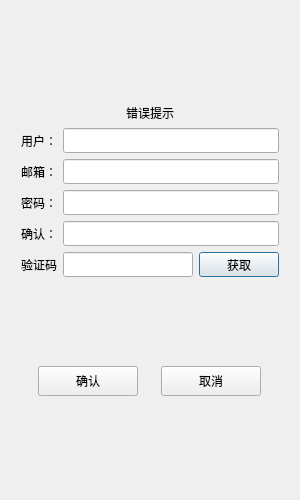
<?xml version="1.0" encoding="UTF-8"?>
<ui version="4.0">
 <class>RegisterDialog</class>
 <widget class="QDialog" name="RegisterDialog">
  <property name="geometry">
   <rect>
    <x>0</x>
    <y>0</y>
    <width>300</width>
    <height>500</height>
   </rect>
  </property>
  <property name="minimumSize">
   <size>
    <width>300</width>
    <height>500</height>
   </size>
  </property>
  <property name="maximumSize">
   <size>
    <width>300</width>
    <height>500</height>
   </size>
  </property>
  <property name="windowTitle">
   <string>Dialog</string>
  </property>
  <layout class="QVBoxLayout" name="verticalLayout_2">
   <item>
    <layout class="QVBoxLayout" name="verticalLayout">
     <property name="leftMargin">
      <number>10</number>
     </property>
     <property name="topMargin">
      <number>10</number>
     </property>
     <property name="rightMargin">
      <number>10</number>
     </property>
     <property name="bottomMargin">
      <number>10</number>
     </property>
     <item>
      <spacer name="verticalSpacer_2">
       <property name="orientation">
        <enum>Qt::Vertical</enum>
       </property>
       <property name="sizeHint" stdset="0">
        <size>
         <width>20</width>
         <height>40</height>
        </size>
       </property>
      </spacer>
     </item>
     <item>
      <widget class="QLabel" name="err_tip">
       <property name="text">
        <string>错误提示</string>
       </property>
       <property name="alignment">
        <set>Qt::AlignCenter</set>
       </property>
      </widget>
     </item>
     <item>
      <layout class="QHBoxLayout" name="horizontalLayout_2">
       <item>
        <widget class="QLabel" name="user_label">
         <property name="minimumSize">
          <size>
           <width>0</width>
           <height>25</height>
          </size>
         </property>
         <property name="maximumSize">
          <size>
           <width>16777215</width>
           <height>25</height>
          </size>
         </property>
         <property name="text">
          <string>用户：</string>
         </property>
        </widget>
       </item>
       <item>
        <widget class="QLineEdit" name="user_edit">
         <property name="minimumSize">
          <size>
           <width>0</width>
           <height>25</height>
          </size>
         </property>
         <property name="maximumSize">
          <size>
           <width>16777215</width>
           <height>25</height>
          </size>
         </property>
        </widget>
       </item>
      </layout>
     </item>
     <item>
      <layout class="QHBoxLayout" name="horizontalLayout_3">
       <item>
        <widget class="QLabel" name="email_label">
         <property name="minimumSize">
          <size>
           <width>0</width>
           <height>25</height>
          </size>
         </property>
         <property name="maximumSize">
          <size>
           <width>16777215</width>
           <height>25</height>
          </size>
         </property>
         <property name="text">
          <string>邮箱：</string>
         </property>
        </widget>
       </item>
       <item>
        <widget class="QLineEdit" name="email_edit">
         <property name="minimumSize">
          <size>
           <width>0</width>
           <height>25</height>
          </size>
         </property>
         <property name="maximumSize">
          <size>
           <width>16777215</width>
           <height>25</height>
          </size>
         </property>
        </widget>
       </item>
      </layout>
     </item>
     <item>
      <layout class="QHBoxLayout" name="horizontalLayout_5">
       <item>
        <widget class="QLabel" name="password_label">
         <property name="minimumSize">
          <size>
           <width>0</width>
           <height>25</height>
          </size>
         </property>
         <property name="maximumSize">
          <size>
           <width>16777215</width>
           <height>25</height>
          </size>
         </property>
         <property name="text">
          <string>密码：</string>
         </property>
        </widget>
       </item>
       <item>
        <widget class="QLineEdit" name="password_edit">
         <property name="minimumSize">
          <size>
           <width>0</width>
           <height>25</height>
          </size>
         </property>
         <property name="maximumSize">
          <size>
           <width>16777215</width>
           <height>25</height>
          </size>
         </property>
         <property name="echoMode">
          <enum>QLineEdit::Password</enum>
         </property>
        </widget>
       </item>
      </layout>
     </item>
     <item>
      <layout class="QHBoxLayout" name="horizontalLayout_6">
       <item>
        <widget class="QLabel" name="confirm_password_label">
         <property name="minimumSize">
          <size>
           <width>0</width>
           <height>25</height>
          </size>
         </property>
         <property name="maximumSize">
          <size>
           <width>16777215</width>
           <height>25</height>
          </size>
         </property>
         <property name="text">
          <string>确认：</string>
         </property>
        </widget>
       </item>
       <item>
        <widget class="QLineEdit" name="confirm_password_edit">
         <property name="minimumSize">
          <size>
           <width>0</width>
           <height>25</height>
          </size>
         </property>
         <property name="maximumSize">
          <size>
           <width>16777215</width>
           <height>25</height>
          </size>
         </property>
         <property name="echoMode">
          <enum>QLineEdit::Password</enum>
         </property>
        </widget>
       </item>
      </layout>
     </item>
     <item>
      <layout class="QHBoxLayout" name="horizontalLayout_4">
       <item>
        <widget class="QLabel" name="verify_code_label">
         <property name="minimumSize">
          <size>
           <width>0</width>
           <height>25</height>
          </size>
         </property>
         <property name="maximumSize">
          <size>
           <width>16777215</width>
           <height>25</height>
          </size>
         </property>
         <property name="text">
          <string>验证码</string>
         </property>
        </widget>
       </item>
       <item>
        <widget class="QLineEdit" name="verify_code_edit">
         <property name="minimumSize">
          <size>
           <width>0</width>
           <height>25</height>
          </size>
         </property>
         <property name="maximumSize">
          <size>
           <width>16777215</width>
           <height>25</height>
          </size>
         </property>
        </widget>
       </item>
       <item>
        <widget class="QPushButton" name="verify_code_button">
         <property name="minimumSize">
          <size>
           <width>0</width>
           <height>25</height>
          </size>
         </property>
         <property name="maximumSize">
          <size>
           <width>16777215</width>
           <height>25</height>
          </size>
         </property>
         <property name="text">
          <string>获取</string>
         </property>
        </widget>
       </item>
      </layout>
     </item>
     <item>
      <spacer name="verticalSpacer">
       <property name="orientation">
        <enum>Qt::Vertical</enum>
       </property>
       <property name="sizeHint" stdset="0">
        <size>
         <width>20</width>
         <height>40</height>
        </size>
       </property>
      </spacer>
     </item>
     <item>
      <layout class="QHBoxLayout" name="horizontalLayout">
       <item>
        <widget class="QPushButton" name="confirm_button">
         <property name="minimumSize">
          <size>
           <width>100</width>
           <height>30</height>
          </size>
         </property>
         <property name="maximumSize">
          <size>
           <width>100</width>
           <height>30</height>
          </size>
         </property>
         <property name="text">
          <string>确认</string>
         </property>
        </widget>
       </item>
       <item>
        <widget class="QPushButton" name="cancel_button">
         <property name="minimumSize">
          <size>
           <width>100</width>
           <height>30</height>
          </size>
         </property>
         <property name="maximumSize">
          <size>
           <width>100</width>
           <height>30</height>
          </size>
         </property>
         <property name="text">
          <string>取消</string>
         </property>
        </widget>
       </item>
      </layout>
     </item>
     <item>
      <spacer name="verticalSpacer_3">
       <property name="orientation">
        <enum>Qt::Vertical</enum>
       </property>
       <property name="sizeHint" stdset="0">
        <size>
         <width>20</width>
         <height>40</height>
        </size>
       </property>
      </spacer>
     </item>
    </layout>
   </item>
  </layout>
 </widget>
 <resources/>
 <connections/>
</ui>
